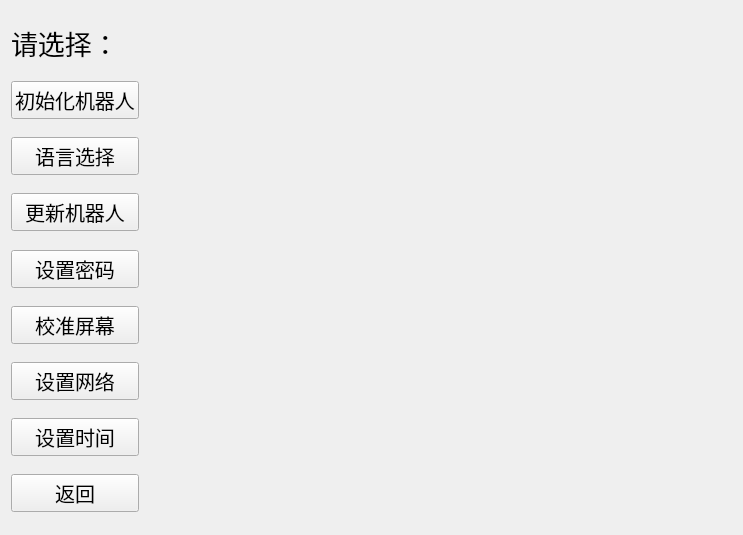
<?xml version="1.0" encoding="UTF-8"?>
<ui version="4.0">
 <class>SetRobotWgt</class>
 <widget class="QWidget" name="SetRobotWgt">
  <property name="geometry">
   <rect>
    <x>0</x>
    <y>0</y>
    <width>743</width>
    <height>535</height>
   </rect>
  </property>
  <property name="windowTitle">
   <string>Form</string>
  </property>
  <layout class="QHBoxLayout" name="horizontalLayout_2">
   <item>
    <layout class="QHBoxLayout" name="horizontalLayout">
     <item>
      <layout class="QVBoxLayout" name="verticalLayout">
       <item>
        <spacer name="verticalSpacer">
         <property name="orientation">
          <enum>Qt::Vertical</enum>
         </property>
         <property name="sizeHint" stdset="0">
          <size>
           <width>20</width>
           <height>40</height>
          </size>
         </property>
        </spacer>
       </item>
       <item>
        <widget class="QLabel" name="label">
         <property name="font">
          <font>
           <pointsize>20</pointsize>
          </font>
         </property>
         <property name="layoutDirection">
          <enum>Qt::LeftToRight</enum>
         </property>
         <property name="text">
          <string>请选择：</string>
         </property>
        </widget>
       </item>
       <item>
        <spacer name="verticalSpacer_2">
         <property name="orientation">
          <enum>Qt::Vertical</enum>
         </property>
         <property name="sizeHint" stdset="0">
          <size>
           <width>20</width>
           <height>40</height>
          </size>
         </property>
        </spacer>
       </item>
       <item>
        <widget class="QPushButton" name="initRobotBtn">
         <property name="font">
          <font>
           <pointsize>15</pointsize>
          </font>
         </property>
         <property name="text">
          <string>初始化机器人</string>
         </property>
        </widget>
       </item>
       <item>
        <spacer name="verticalSpacer_10">
         <property name="orientation">
          <enum>Qt::Vertical</enum>
         </property>
         <property name="sizeHint" stdset="0">
          <size>
           <width>20</width>
           <height>40</height>
          </size>
         </property>
        </spacer>
       </item>
       <item>
        <widget class="QPushButton" name="changeLanguageBtn">
         <property name="font">
          <font>
           <pointsize>15</pointsize>
          </font>
         </property>
         <property name="text">
          <string>语言选择</string>
         </property>
        </widget>
       </item>
       <item>
        <spacer name="verticalSpacer_9">
         <property name="orientation">
          <enum>Qt::Vertical</enum>
         </property>
         <property name="sizeHint" stdset="0">
          <size>
           <width>20</width>
           <height>40</height>
          </size>
         </property>
        </spacer>
       </item>
       <item>
        <widget class="QPushButton" name="updateRobotBtn">
         <property name="font">
          <font>
           <pointsize>15</pointsize>
          </font>
         </property>
         <property name="text">
          <string>更新机器人</string>
         </property>
        </widget>
       </item>
       <item>
        <spacer name="verticalSpacer_8">
         <property name="orientation">
          <enum>Qt::Vertical</enum>
         </property>
         <property name="sizeHint" stdset="0">
          <size>
           <width>20</width>
           <height>40</height>
          </size>
         </property>
        </spacer>
       </item>
       <item>
        <widget class="QPushButton" name="setPasswordBtn">
         <property name="font">
          <font>
           <pointsize>15</pointsize>
          </font>
         </property>
         <property name="text">
          <string>设置密码</string>
         </property>
        </widget>
       </item>
       <item>
        <spacer name="verticalSpacer_7">
         <property name="orientation">
          <enum>Qt::Vertical</enum>
         </property>
         <property name="sizeHint" stdset="0">
          <size>
           <width>20</width>
           <height>40</height>
          </size>
         </property>
        </spacer>
       </item>
       <item>
        <widget class="QPushButton" name="correctScreenBtn">
         <property name="font">
          <font>
           <pointsize>15</pointsize>
          </font>
         </property>
         <property name="text">
          <string>校准屏幕</string>
         </property>
        </widget>
       </item>
       <item>
        <spacer name="verticalSpacer_6">
         <property name="orientation">
          <enum>Qt::Vertical</enum>
         </property>
         <property name="sizeHint" stdset="0">
          <size>
           <width>20</width>
           <height>40</height>
          </size>
         </property>
        </spacer>
       </item>
       <item>
        <widget class="QPushButton" name="setWebBtn">
         <property name="font">
          <font>
           <pointsize>15</pointsize>
          </font>
         </property>
         <property name="text">
          <string>设置网络</string>
         </property>
        </widget>
       </item>
       <item>
        <spacer name="verticalSpacer_5">
         <property name="orientation">
          <enum>Qt::Vertical</enum>
         </property>
         <property name="sizeHint" stdset="0">
          <size>
           <width>20</width>
           <height>40</height>
          </size>
         </property>
        </spacer>
       </item>
       <item>
        <widget class="QPushButton" name="setTimeBtn">
         <property name="font">
          <font>
           <pointsize>15</pointsize>
          </font>
         </property>
         <property name="text">
          <string>设置时间</string>
         </property>
        </widget>
       </item>
       <item>
        <spacer name="verticalSpacer_4">
         <property name="orientation">
          <enum>Qt::Vertical</enum>
         </property>
         <property name="sizeHint" stdset="0">
          <size>
           <width>20</width>
           <height>40</height>
          </size>
         </property>
        </spacer>
       </item>
       <item>
        <widget class="QPushButton" name="returnBtn">
         <property name="font">
          <font>
           <pointsize>15</pointsize>
          </font>
         </property>
         <property name="text">
          <string>返回</string>
         </property>
        </widget>
       </item>
       <item>
        <spacer name="verticalSpacer_3">
         <property name="orientation">
          <enum>Qt::Vertical</enum>
         </property>
         <property name="sizeHint" stdset="0">
          <size>
           <width>20</width>
           <height>40</height>
          </size>
         </property>
        </spacer>
       </item>
      </layout>
     </item>
     <item>
      <widget class="QStackedWidget" name="stackedWidget">
       <widget class="QWidget" name="page"/>
       <widget class="QWidget" name="page_2"/>
      </widget>
     </item>
    </layout>
   </item>
  </layout>
 </widget>
 <resources/>
 <connections/>
</ui>
